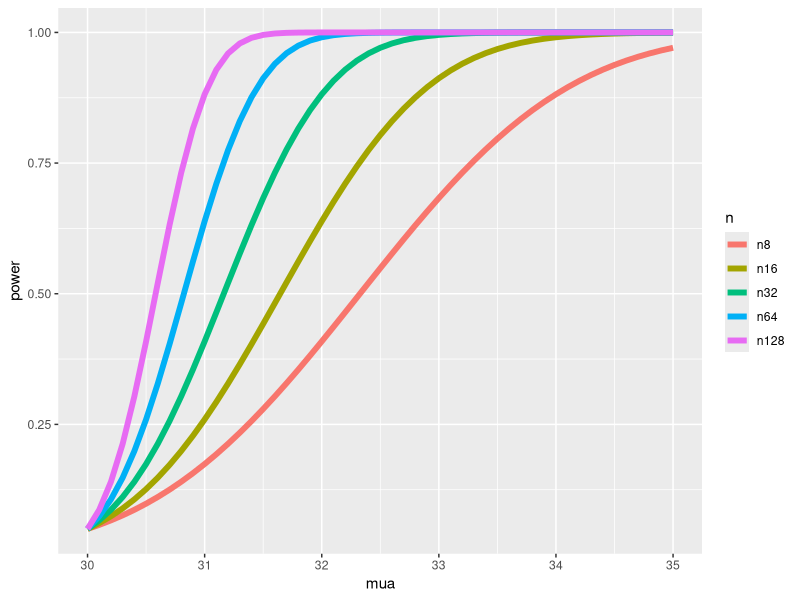
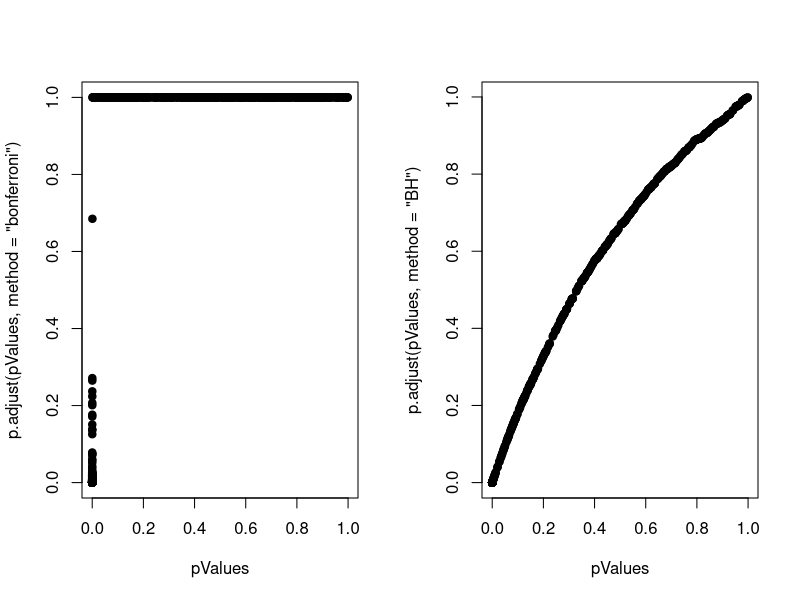

Reproduce these figures in R, in order.
## ---- chunk 1
mu0 = 30; mua = 32; sigma = 4; n = 16
alpha = 0.05
z = qnorm(1 - alpha)
pnorm(mu0 + z * sigma / sqrt(n), mean = mu0, sd = sigma / sqrt(n), 
      lower.tail = FALSE)  ### should just return alpha
pnorm(mu0 + z * sigma / sqrt(n), mean = mua, sd = sigma / sqrt(n), 
      lower.tail = FALSE)  ### gives you power
## ---- chunk 2
library(ggplot2)
nseq = c(8, 16, 32, 64, 128)
mua = seq(30, 35, by = 0.1)
z = qnorm(.95)
power = sapply(nseq, function(n)
pnorm(mu0 + z * sigma / sqrt(n), mean = mua, sd = sigma / sqrt(n), 
          lower.tail = FALSE)
    )
colnames(power) <- paste("n", nseq, sep = "")
d <- data.frame(mua, power)
library(reshape2)
d2 <- melt(d, id.vars = "mua")
names(d2) <- c("mua", "n", "power")    
g <- ggplot(d2, 
            aes(x = mua, y = power, col = n)) + geom_line(size = 2)
g            
## ---- chunk 3
power.t.test(n = 16, delta = 2 / 4, sd=1, type = "one.sample",  alt = "one.sided")$power
power.t.test(n = 16, delta = 2, sd=4, type = "one.sample",  alt = "one.sided")$power
power.t.test(n = 16, delta = 100, sd=200, type = "one.sample", alt = "one.sided")$power
## ---- chunk 4
power.t.test(power = .8, delta = 2 / 4, sd=1, type = "one.sample",  alt = "one.sided")$n
power.t.test(power = .8, delta = 2, sd=4, type = "one.sample",  alt = "one.sided")$n
power.t.test(power = .8, delta = 100, sd=200, type = "one.sample", alt = "one.sided")$n
## ---- chunk 5
set.seed(1010093)
pValues <- rep(NA,1000)
for(i in 1:1000){
  y <- rnorm(20)
  x <- rnorm(20)
  pValues[i] <- summary(lm(y ~ x))$coeff[2,4]  ### nice trick for getting p-value out of model
}

# Controls false positive rate
sum(pValues < 0.05)
## ---- chunk 6
# Controls FWER 
sum(p.adjust(pValues,method="bonferroni") < 0.05)
# Controls FDR 
sum(p.adjust(pValues,method="BH") < 0.05)
## ---- chunk 7
set.seed(1010093)
pValues <- rep(NA,1000)
for(i in 1:1000){
  x <- rnorm(20)
  # First 500 beta=0, last 500 beta=2
  if(i <= 500){y <- rnorm(20)}else{ y <- rnorm(20,mean=2*x)}
  pValues[i] <- summary(lm(y ~ x))$coeff[2,4]
}
trueStatus <- rep(c("zero","not zero"),each=500)
table(pValues < 0.05, trueStatus)
## ---- chunk 8
# Controls FWER 
sum(p.adjust(pValues,method="bonferroni") < 0.05)
# Controls FDR 
sum(p.adjust(pValues,method="BH") < 0.05)
## ---- chunk 9
par(mfrow=c(1,2))
plot(pValues,p.adjust(pValues,method="bonferroni"),pch=19)
plot(pValues,p.adjust(pValues,method="BH"),pch=19)
